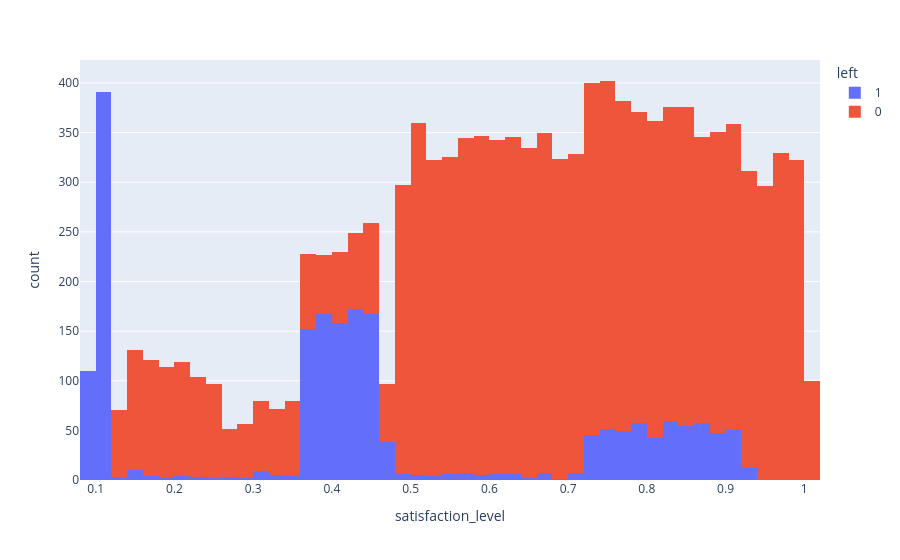

Write notebook code for a chart like this one.
### Markdown cell above
Bins

0 - 0.1 Very Low

0.1 - 0.35 Low

0.35 - 0.45 Okay

0.45 - 0.7 average

0.7 - 0.9 Good

>0.9 Very Good

### Code cell
px.histogram(df, x="satisfaction_level", color="left")

### Figure 1 — Plotly figure (JSON) as saved in the notebook; plotly's stock layout.template omitted (floating-point values rounded to 4 significant figures; data arrays with more than 128 entries replaced by an {"elided": "..."} marker saying what was removed)
{"data": [{"bingroup": "x", "hovertemplate": "left=1<br>satisfaction_level=%{x}<br>count=%{y}<extra></extra>", "legendgroup": "1", "marker": {"color": "#636efa", "pattern": {"shape": ""}}, "name": "1", "orientation": "v", "showlegend": true, "type": "histogram", "x": {"elided": "1991 float values"}, "xaxis": "x", "yaxis": "y"}, {"bingroup": "x", "hovertemplate": "left=0<br>satisfaction_level=%{x}<br>count=%{y}<extra></extra>", "legendgroup": "0", "marker": {"color": "#EF553B", "pattern": {"shape": ""}}, "name": "0", "orientation": "v", "showlegend": true, "type": "histogram", "x": {"elided": "10000 float values"}, "xaxis": "x", "yaxis": "y"}], "layout": {"barmode": "relative", "legend": {"title": {"text": "left"}, "tracegroupgap": 0}, "margin": {"t": 60}, "xaxis": {"anchor": "y", "domain": [0, 1], "title": {"text": "satisfaction_level"}}, "yaxis": {"anchor": "x", "domain": [0, 1], "title": {"text": "count"}}}}
